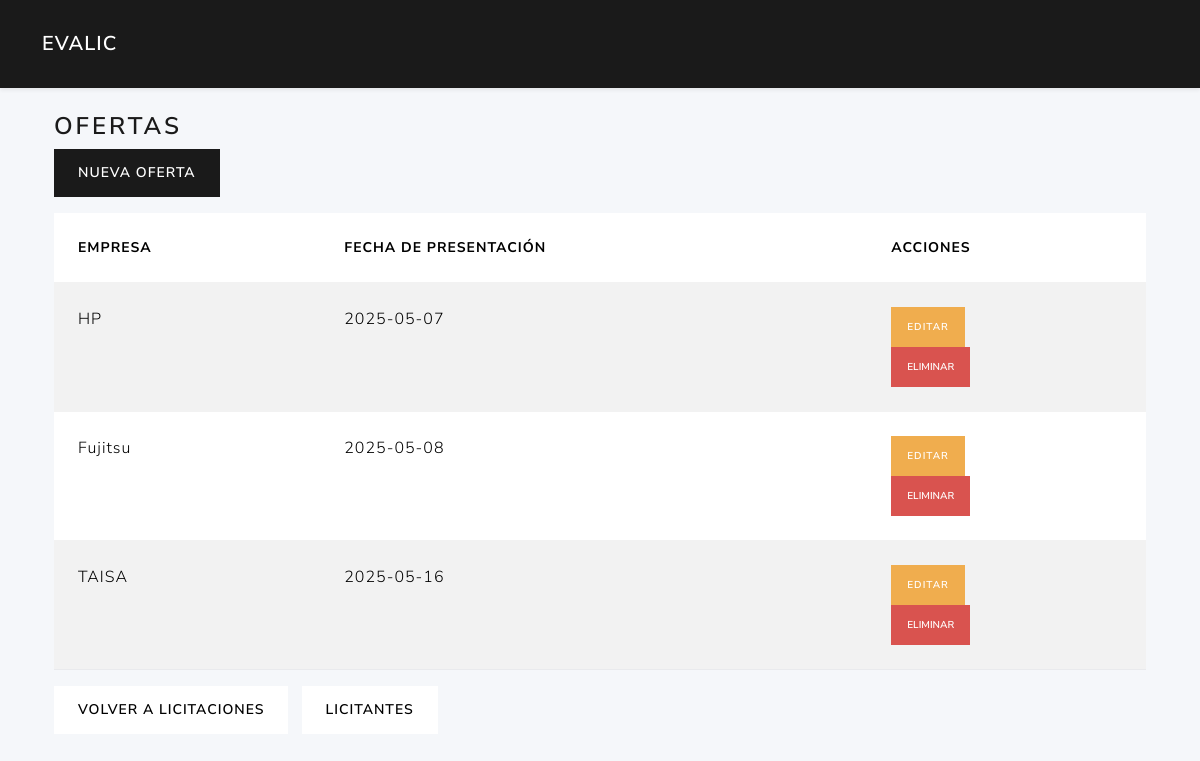
Screenshot of /ofertas/ with the database file from the repository.
### tables this page shows
CREATE TABLE ofertas (
        fechapresentacion TEXT NOT NULL,
        admitidasobre1 INTEGER,             
        licitacion_id INTEGER NOT NULL,
        licitante_id INTEGER NOT NULL,
        PRIMARY KEY (licitacion_id,licitante_id)                                       
        FOREIGN KEY (licitacion_id) REFERENCES licitaciones(id)
        FOREIGN KEY (licitante_id) REFERENCES licitantes(id)                                                           
    );

CREATE TABLE licitantes (
        id  INTEGER PRIMARY KEY AUTOINCREMENT,
        nombreempresa TEXT NOT NULL,
        cif text NOT NULL,
        direccion text,
        ciudad text,
        provincia text,
        telefono text,
        email text                                                                                                                            
    );

### routes/ofertas_routes.py (the view)
@ofertas_bp.route('/')
def index():
    lic_id = request.args.get('licitacion_id')
    ofertas = list_ofertas_logic(current_app, lic_id)
    return render_template('ofertas/index.html', ofertas=ofertas, licitacion_id=lic_id)

### app.py (called while the page is built)
def create_app():
    app = Flask(__name__)
    app.config.from_object(Config)
    @app.context_processor
    def utility_processor():
        from flask import request, url_for
        def url_for_other_page(page):
            args = request.args.copy()
            args['page'] = page
            return url_for('licitaciones.index', **args)
        return dict(url_for_other_page=url_for_other_page)
    app.teardown_appcontext(close_connection)
    with app.app_context():
        init_db(app)
    app.register_blueprint(auth_bp)
    app.register_blueprint(user_bp)
    app.register_blueprint(licitaciones_bp)
    app.register_blueprint(ofertas_bp)
    app.register_blueprint(licitantes_bp)
    from routes.criterios_routes import criterios_bp
    app.register_blueprint(criterios_bp)
    return app

### models/dao.py (called while the page is built)
def get_db(app):
    db = getattr(g, '_database', None)
    if db is None:
        db = g._database = sqlite3.connect(app.config['DATABASE'])
        db.row_factory = sqlite3.Row
    return db

def close_connection(exception):
    db = getattr(g, '_database', None)
    if db is not None:
        db.close()

### models/ofertas_data.py (called while the page is built)
def list_ofertas(db, licitacion_id=None):
    query = """
        SELECT o.licitacion_id, o.licitante_id, o.fechapresentacion, o.admitidasobre1, l.nombreempresa
        FROM ofertas o
        JOIN licitantes l ON o.licitante_id = l.id
    """
    params = ()
    if licitacion_id:
        query += " WHERE o.licitacion_id=?"
        params = (licitacion_id,)
    query += " ORDER BY o.licitacion_id, o.licitante_id"
    cur = db.execute(query, params)
    return cur.fetchall()

### services/oferta_service.py (called while the page is built)
def list_ofertas_logic(app, licitacion_id=None):
    db = get_db(app)
    return list_ofertas(db, licitacion_id)

### templates/ofertas/index.html (shortened to what this page needs)
{% extends 'base.html' %}
{% block content %}
<div class="container">
  <h3>Ofertas{% if licitacion_id %} de Licitación {{ licitacion_id }}{% endif %}</h3>
  <div class="mb-3">
    <a href="{{ url_for('ofertas.new', licitacion_id=licitacion_id, next=request.url) }}" class="btn btn-primary">Nueva Oferta</a>
  </div>
  <table class="table table-striped">
    <thead>
      <tr>
        <th>Empresa</th>
        <th>Fecha de presentación</th>
        <th>Acciones</th>
      </tr>
    </thead>
    <tbody>
      {% for o in ofertas %}
        <tr>
          <td>{{ o.nombreempresa }}</td>
          <td>{{ o.fechapresentacion }}</td>
          <td>
            <a href="{{ url_for('ofertas.edit', licitacion_id=licitacion_id, licitante_id=o.licitante_id, next=request.url) }}" class="btn btn-sm btn-warning">Editar</a>
            <form method="post">
              <button class="btn btn-sm btn-danger" onclick="return confirm('Eliminar oferta?');">Eliminar</button>
            </form>
          </td>
        </tr>
      {% endfor %}
    </tbody>
  </table>
  <a href="{{ url_for('licitaciones.edit_licitacion_route', lic_id=licitacion_id) }}" class="btn btn-secondary">Volver a Licitaciones</a>
  <a href="{{ url_for('licitantes.index', licitacion_id=licitacion_id) }}" class="btn btn-secondary ms-2">Licitantes</a>
</div>
{% endblock %}

### templates/base.html (style rules this page uses)
body { background:#f5f7fa; }

### rows the page displays
ofertas: nombreempresa "HP", fechapresentacion "2025-05-07"
ofertas: nombreempresa "Fujitsu", fechapresentacion "2025-05-08"
ofertas: nombreempresa "TAISA", fechapresentacion "2025-05-16"
